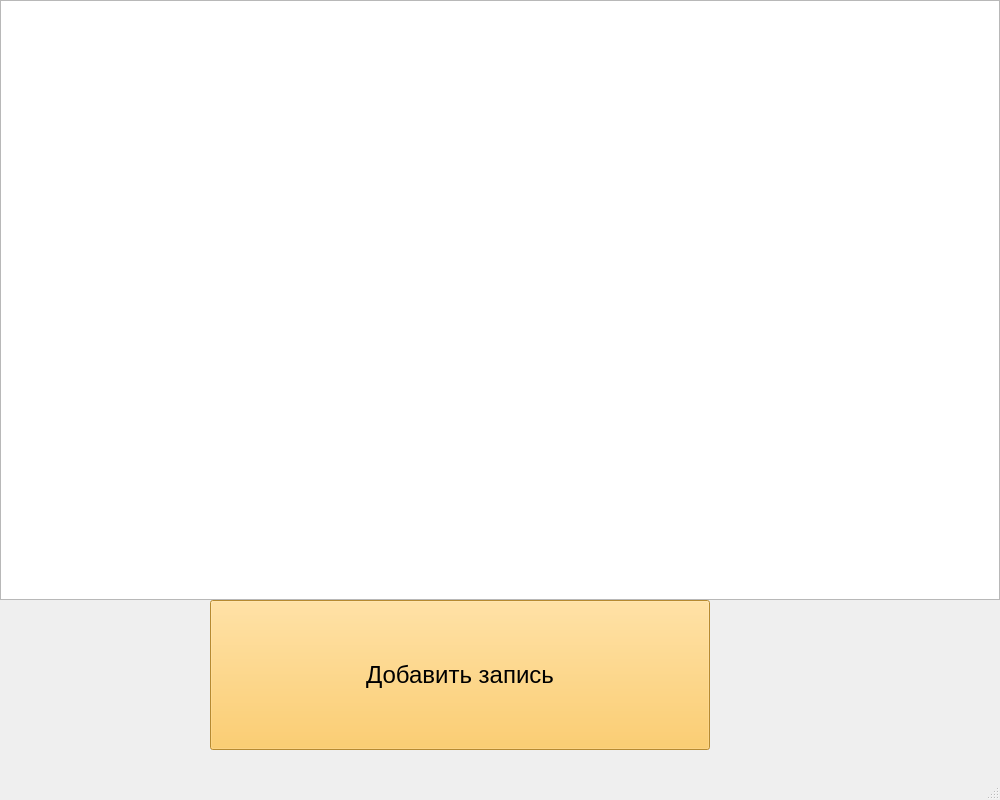
<?xml version="1.0" encoding="UTF-8"?>
<ui version="4.0">
    <class>MainWindow</class>
    <widget class="QMainWindow" name="MainWindow">
        <property name="geometry">
            <rect>
                <x>0</x>
                <y>0</y>
                <width>1000</width>
                <height>800</height>
            </rect>
        </property>
        <property name="minimumSize">
            <size>
                <width>1000</width>
                <height>800</height>
            </size>
        </property>
        <property name="maximumSize">
            <size>
                <width>1000</width>
                <height>800</height>
            </size>
        </property>
        <property name="windowTitle">
            <string>MainWindow</string>
        </property>
        <widget class="QWidget" name="centralwidget">
            <widget class="QTableWidget" name="table">
                <property name="geometry">
                    <rect>
                        <x>0</x>
                        <y>0</y>
                        <width>1000</width>
                        <height>600</height>
                    </rect>
                </property>
            </widget>
            <widget class="QPushButton" name="pushButton">
                <property name="geometry">
                    <rect>
                        <x>210</x>
                        <y>600</y>
                        <width>500</width>
                        <height>150</height>
                    </rect>
                </property>
                <property name="font">
                    <font>
                        <pointsize>18</pointsize>
                    </font>
                </property>
                <property name="styleSheet">
                    <string notr="true">background-color: rgb(255, 193, 69);</string>
                </property>
                <property name="text">
                    <string>Добавить запись</string>
                </property>
            </widget>
        </widget>
        <widget class="QMenuBar" name="menubar">
            <property name="geometry">
                <rect>
                    <x>0</x>
                    <y>0</y>
                    <width>1000</width>
                    <height>26</height>
                </rect>
            </property>
        </widget>
        <widget class="QStatusBar" name="statusbar"/>
    </widget>
    <resources/>
    <connections/>
</ui>
